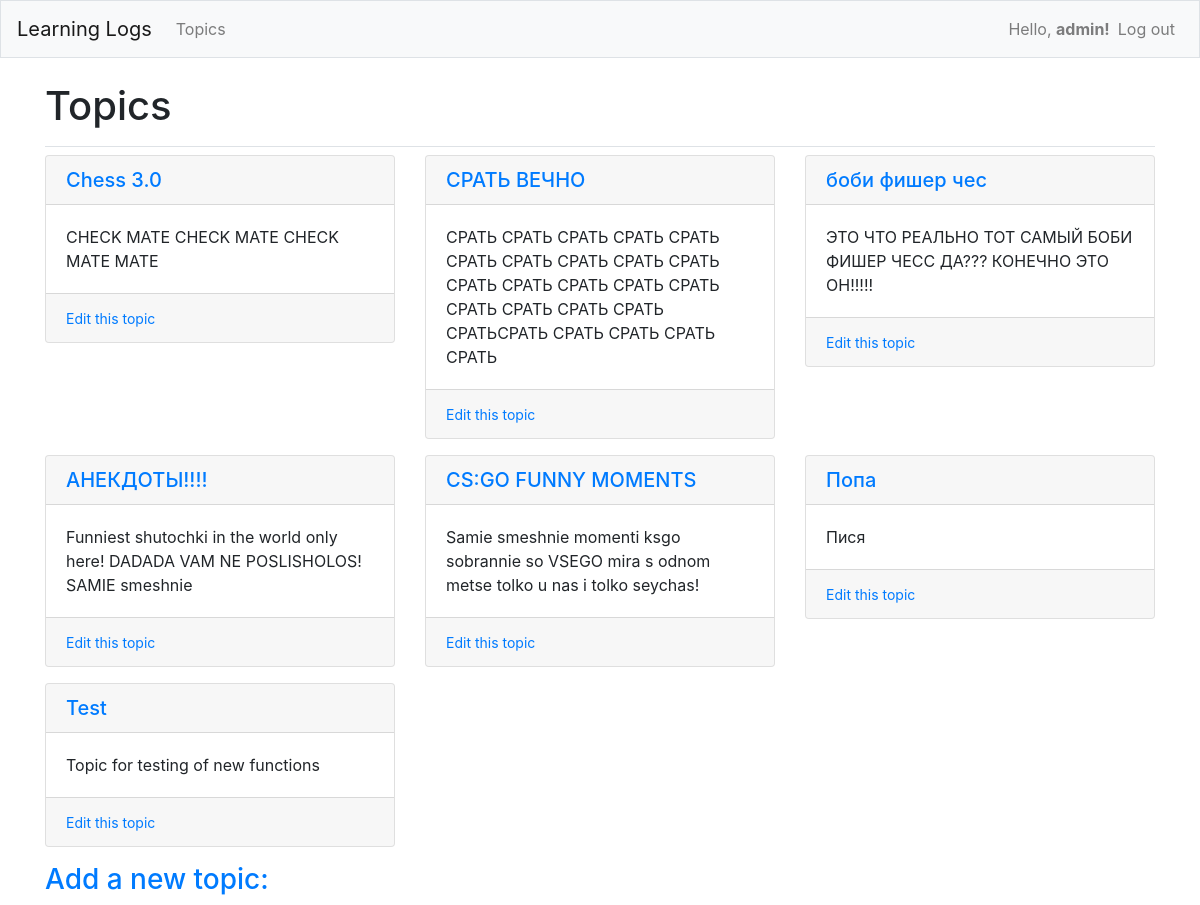
The app's page /topics/ (signed in) with its own data.
### learning_logs/models.py (models this page shows)
class Topic(models.Model):
    text = models.CharField(max_length = 20)
    date_added = models.DateTimeField(auto_now_add=True)
    owner = models.ForeignKey(User, on_delete=models.CASCADE)
    descr = models.TextField()
    def __str__(self) -> str:
        return self.text

### learning_logs/views.py (the view)
# urls.py: path('topics/', views.topics, name='topics'), # Page with a list of all topics
@login_required
def topics(request):
    topics = Topic.objects.order_by('date_added')
    context = {'topics': topics}
    return render(request, 'learning_logs/topics.html', context)

### learning_logs/templates/learning_logs/topics.html (shortened to what this page needs)
{% extends 'learning_logs/base.html' %}
{% block page_header %}
  <h1>Topics</h1>
{% endblock page_header %}
{% block content %}
  <div class="row row-cols-1 row-cols-md-3 g-4">
    {% for topic in topics %}
      <div class="col">
        <div class="card">
          <div class="card-header">
            <h5 class="card-text"><a href="{% url 'learning_logs:topic' topic.id %}">{{ topic }}</a></h5>
          </div>
          <div class="card-body">
            {% if topic.descr != "0" %}
              <p class="card-text">
                {{ topic.descr }}
              </p>
            {% endif %}
          </div>
          {% if user.is_superuser %}
            <div class="card-footer">
              <small class="text-muted"><a href="{% url 'learning_logs:edit_topic' topic.id %}">Edit this topic</a></small>
            </div>
          {% endif %}
        </div>
      </div>
    {% empty %}
      <li><h3>No topics have been added yet!</h3></li>
    {% endfor %}
  </div>
  {% if user.is_superuser %}
    <h3><a href="{% url 'learning_logs:new_topic' %}">Add a new topic:</h3></a>
  {% endif %}
{% endblock content %}

### learning_logs/templates/learning_logs/base.html (shortened to what this page needs)
{% load bootstrap4 %}
<!DOCTYPE html>
<html lang="en">
<head>
  {% bootstrap_css %}
</head>
  <body>
    <nav class="navbar navbar-expand-md navbar-light bg-light mb-4 border">
      <a class="navbar-brand" href="{% url 'learning_logs:index' %}">Learning Logs</a>
      <div class="collapse navbar-collapse" id="navbarCollapse">
        <ul class="navbar-nav mr-auto">
          <li class="nav-item">
            <a class="nav-link" href="{% url 'learning_logs:topics' %}">Topics</a>
          </li>
        </ul>
        <ul class="navbar-nav ml-auto">
          {% if user.is_authenticated %}
            <li class="nav-item">
              <span class="navbar-text">Hello, <b>{{ user.username }}!</b></span>
            </li>
            <li class="nav-item">
              <a class="nav-link" href="{% url 'users:logout' %}">Log out</a>
            </li>
          {% endif %}
        </ul>
      </div>
    </nav>
    <main role="main" class="container">
      <div class="pb-2 mb-2 border-bottom">
        {% block page_header %}{% endblock page_header %}
      </div>
      <div>
        {% block content  %}{% endblock content %}
      </div>
    </main>
  </body>
</html>

### records on screen
Topic: text "Chess 3.0", descr "CHECK MATE CHECK MATE CHECK MATE MATE"
Topic: text "СРАТЬ ВЕЧНО", descr "СРАТЬ СРАТЬ СРАТЬ СРАТЬ СРАТЬ СРАТЬ СРАТЬ СРАТЬ СРАТЬ СРАТЬ СРАТЬ СРАТЬ СРАТЬ СРАТЬ СРАТЬ СРАТЬ СРАТЬ СРАТЬ СРАТЬ СРАТЬСРАТЬ СРАТЬ СРАТЬ СРАТЬ СРАТЬ"
Topic: text "боби фишер чес", descr "ЭТО ЧТО РЕАЛЬНО ТОТ САМЫЙ БОБИ ФИШЕР ЧЕСС ДА??? КОНЕЧНО ЭТО ОН!!!!!"
Topic: text "АНЕКДОТЫ!!!!", descr "Funniest shutochki in the world only here! DADADA VAM NE POSLISHOLOS! SAMIE smeshnie"
Topic: text "CS:GO FUNNY MOMENTS", descr "Samie smeshnie momenti ksgo sobrannie so VSEGO mira s odnom metse tolko u nas i tolko seychas!"
Topic: text "Попа", descr "Пися"
Topic: text "Test", descr "Topic for testing of new functions"

### other values on screen
{{ user.username }} "admin"
